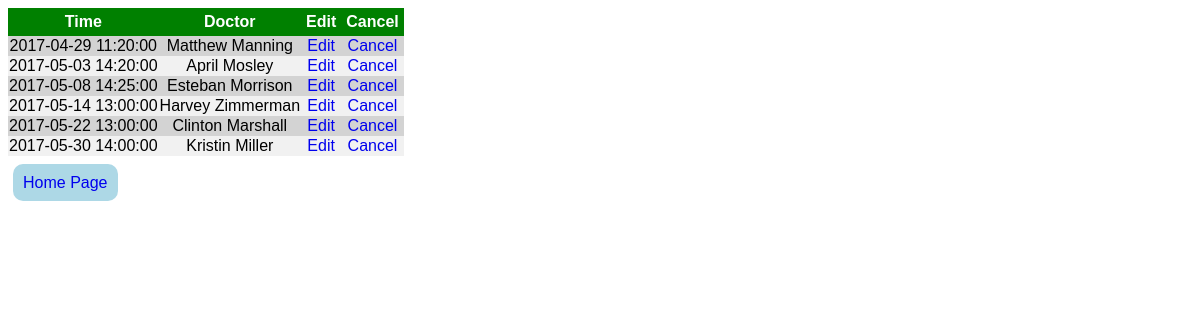
Page /appointment_view.php?PatientID=1 (signed in) on the committed database.
### tables this page shows
CREATE TABLE `appointment` (
  `Time` datetime NOT NULL,
  `DoctorID` int(11) NOT NULL,
  `PatientID` int(11) NOT NULL
);

CREATE TABLE `doctor` (
  `ID` int(11) NOT NULL,
  `Name` varchar(20) NOT NULL,
  `BranchID` int(11) NOT NULL
);

### appointment_view.php (the view, shortened to what this page needs)
<html>
  <head>
    <link rel="stylesheet" type="text/css" href="a.css">
  </head>
  <body>
    <?php
      if (!isset($_SESSION['patient'])) {
          echo "<a href = 'patient_login.php'>Log In</a> or <a href = 'patient_signup.php'>Sign Up</a> to view this page.";
      } else {
          $conn = new mysqli("localhost", "root", "", "has");
          if ($conn->connect_error) {
              die("Connection failed: " . $conn->connect_error);
          } else {
              $sql = "SELECT Time, DoctorID FROM appointment WHERE PatientID = " . $_GET['PatientID'] . " ORDER BY Time ASC";
              $result = $conn->query($sql);
              if ($result->num_rows > 0) {
                  ?>
    <table>
      <tr>
        <th>Time</th>
        <th>Doctor</th>
        <th>Edit</th>
        <th>Cancel</th>
      </tr>
    <?php
            while ($row = $result->fetch_assoc()) {
                ?>
      <tr>
        <td><?php echo $row['Time']; ?></td>
        <td><?php echo $conn->query("SELECT Name FROM doctor WHERE ID = " . $row['DoctorID'])->fetch_assoc()['Name']; ?></td>
        <td><a href = "appointment_edit_select_branch.php?Time=<?php echo $row["Time"]; ?>&DoctorID=<?php echo $row["DoctorID"]; ?>&PatientID=<?php echo $_GET['PatientID']; ?>">Edit</a></td>
        <td><a href = "appointment_remove.php?Time=<?php echo $row["Time"]; ?>&DoctorID=<?php echo $row["DoctorID"]; ?>&PatientID=<?php echo $_GET['PatientID']; ?>">Cancel</a></td>
      </tr>
    <?php
            } ?>
    </table>
    <?php
              } else {
                  echo "0 appointments.";
              }
              echo "<br><a href = 'patient_home.php'>Home Page</a>";
          }
      }
    ?>
  </body>
</html>

### a.css (style rules this page uses)
body, a, table, ul { font-family: sans-serif; }
a, table, ul { text-align: center; }
a, input[type=submit], input[type=reset] { border-radius: 10px; padding: 10px; margin: 5px; cursor: pointer; }
a { background-color: lightblue; }
a:link, a:visited { text-decoration: none; }
td a, li a { border-radius: 10px; margin: 0px; }
td a { background-color: initial; padding: 0px; }
table { border-collapse: collapse; }
tr { background-color: #f1f1f1; }
th { padding: 5px; }
th, td { border: hidden solid; }
th, input[type=submit], input[type=reset] { color: white; background-color: green; }
tr:nth-child(even), li:nth-child(even) { background-color: lightgray; }

### rows in the picture
appointment: Time "2017-04-29 11:20:00", DoctorID.Name "Matthew Manning"
appointment: Time "2017-05-03 14:20:00", DoctorID.Name "April Mosley"
appointment: Time "2017-05-08 14:25:00", DoctorID.Name "Esteban Morrison"
appointment: Time "2017-05-14 13:00:00", DoctorID.Name "Harvey Zimmerman"
appointment: Time "2017-05-22 13:00:00", DoctorID.Name "Clinton Marshall"
appointment: Time "2017-05-30 14:00:00", DoctorID.Name "Kristin Miller"
